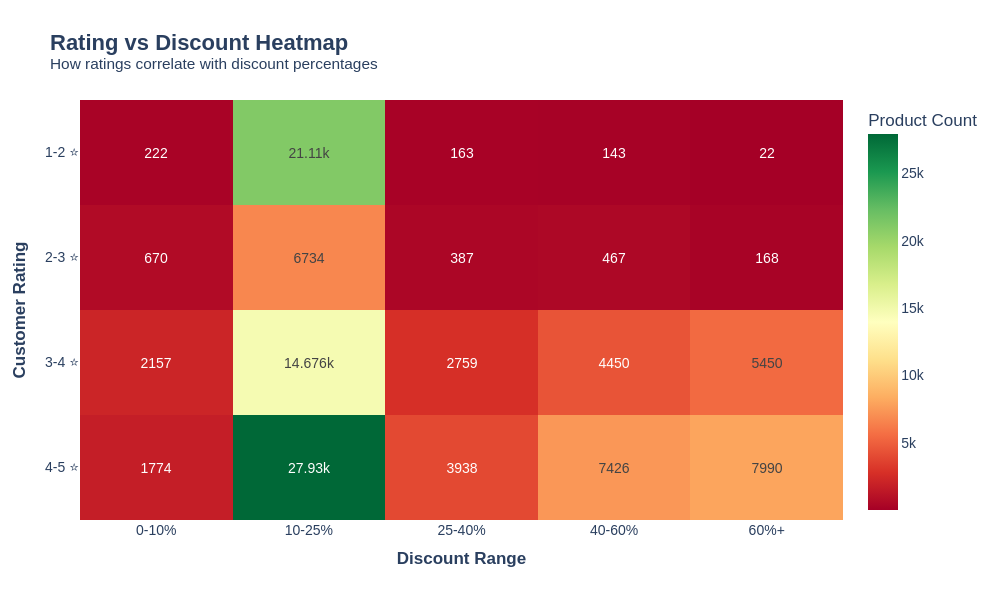

Write notebook code for a chart like this one.
### Code cell
# 🏷️ Discount vs Rating Heatmap
print("=" * 80)
print("🏷️ DISCOUNT vs RATING HEATMAP")
print("=" * 80)

# Create rating bins
df_clean['Rating_Bin'] = pd.cut(df_clean['Rating'], 
                                  bins=[0, 2, 3, 4, 5],
                                  labels=['1-2 ⭐', '2-3 ⭐', '3-4 ⭐', '4-5 ⭐'])

# Create discount bins
df_clean['Discount_Bin'] = pd.cut(df_clean['Discount_Percentage'], 
                                    bins=[0, 10, 25, 40, 60, 100],
                                    labels=['0-10%', '10-25%', '25-40%', '40-60%', '60%+'])

# Create pivot table
heatmap_data = df_clean.groupby(['Rating_Bin', 'Discount_Bin']).size().reset_index(name='Count')
heatmap_pivot = heatmap_data.pivot(index='Rating_Bin', columns='Discount_Bin', values='Count').fillna(0)

# Create heatmap
fig = px.imshow(
    heatmap_pivot,
    labels=dict(x="Discount Range", y="Rating Range", color="Product Count"),
    title="<b>Rating vs Discount Heatmap</b><br><sup>How ratings correlate with discount percentages</sup>",
    color_continuous_scale='RdYlGn',
    aspect='auto',
    width=1000,
    height=600,
    text_auto=True
)

fig.update_layout(
    font_family="Arial",
    font_size=14,
    title_font_size=22,
    xaxis_title="<b>Discount Range</b>",
    yaxis_title="<b>Customer Rating</b>"
)

fig.show()

print(f"\n📊 Heatmap Analysis:")
print("-" * 50)
print(heatmap_pivot.astype(int))

print(f"\n💡 Key Insights:")
# Find cells with most products
max_cell = heatmap_data.loc[heatmap_data['Count'].idxmax()]
print(f"   🎯 Most common combo: {max_cell['Rating_Bin']} rating + {max_cell['Discount_Bin']} discount")
print(f"   📦 Products in this combo: {max_cell['Count']:,}")

### Figure 1 — Plotly figure (JSON) as saved in the notebook; plotly's stock layout.template omitted (floating-point values rounded to 4 significant figures)
{"data": [{"coloraxis": "coloraxis", "hovertemplate": "Discount Range: %{x}<br>Rating Range: %{y}<br>Product Count: %{z}<extra></extra>", "name": "0", "texttemplate": "%{z}", "type": "heatmap", "x": ["0-10%", "10-25%", "25-40%", "40-60%", "60%+"], "xaxis": "x", "y": ["1-2 ⭐", "2-3 ⭐", "3-4 ⭐", "4-5 ⭐"], "yaxis": "y", "z": [[222, 21110, 163, 143, 22], [670, 6734, 387, 467, 168], [2157, 14676, 2759, 4450, 5450], [1774, 27930, 3938, 7426, 7990]]}], "layout": {"coloraxis": {"colorbar": {"title": {"text": "Product Count"}}, "colorscale": [[0, "rgb(165,0,38)"], [0.1, "rgb(215,48,39)"], [0.2, "rgb(244,109,67)"], [0.3, "rgb(253,174,97)"], [0.4, "rgb(254,224,139)"], [0.5, "rgb(255,255,191)"], [0.6, "rgb(217,239,139)"], [0.7, "rgb(166,217,106)"], [0.8, "rgb(102,189,99)"], [0.9, "rgb(26,152,80)"], [1, "rgb(0,104,55)"]]}, "font": {"family": "Arial", "size": 14}, "height": 600, "title": {"font": {"size": 22}, "text": "<b>Rating vs Discount Heatmap</b><br><sup>How ratings correlate with discount percentages</sup>"}, "width": 1000, "xaxis": {"anchor": "y", "domain": [0, 1], "title": {"text": "<b>Discount Range</b>"}}, "yaxis": {"anchor": "x", "autorange": "reversed", "domain": [0, 1], "title": {"text": "<b>Customer Rating</b>"}}}}
